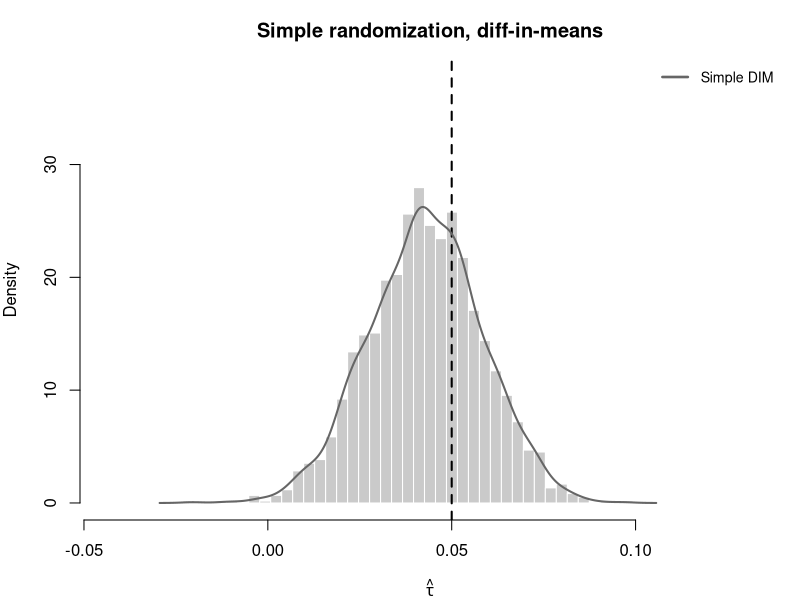
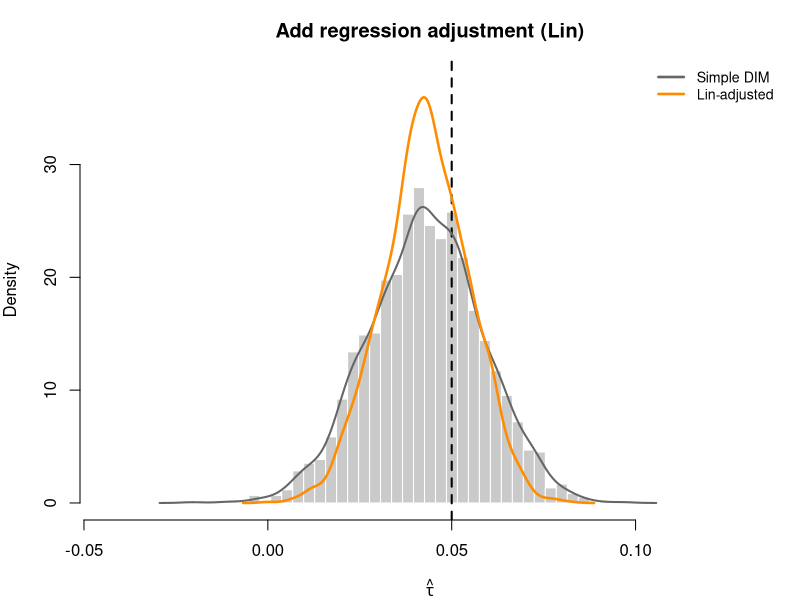
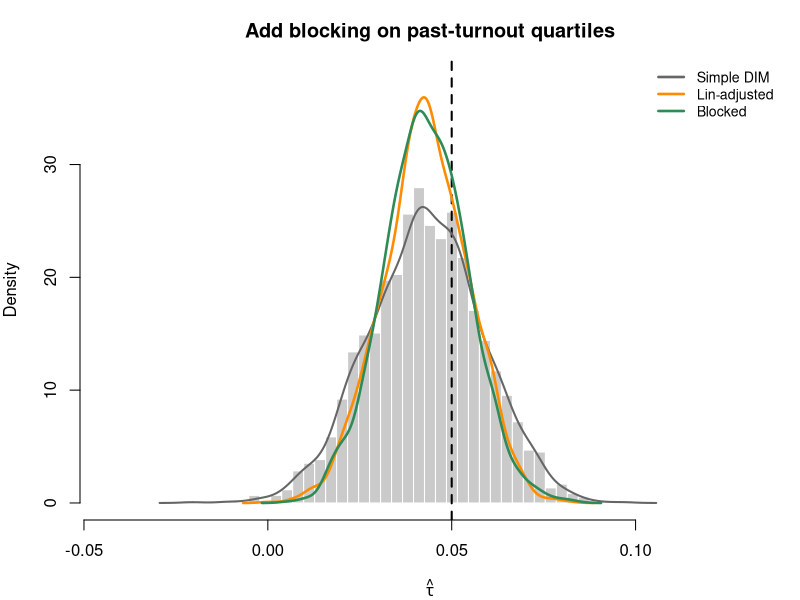
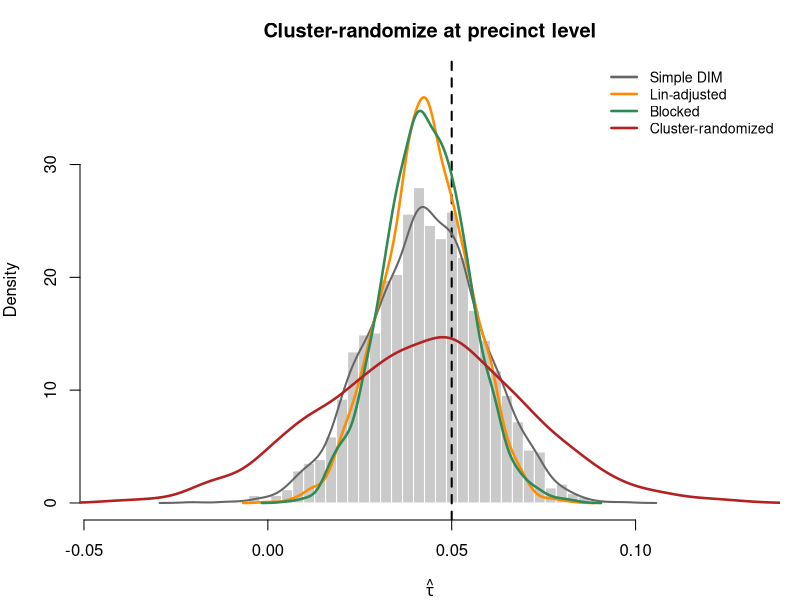

Source code (R) for these figures, in order:
# sim_experiments.R
# Running simulation for PS200C exp_part2 lecture.
#
# GOTV experiment: Y = voted (0/1), individuals nested in households nested
# in precincts. Past turnout dominates Y(0); age modest; partisan strength
# near-null. Constant ATE on the probability scale (~ +5 pp).
#
# Produces:
#   figures/sim_simple.pdf      simple randomization, diff-in-means
#   figures/sim_adjusted.pdf    + lm(Y ~ T + past_turnout + age + partisan)
#   figures/sim_blocked.pdf     blocked on past_turnout quartiles
#   figures/sim_clustered.pdf   precinct-level (cluster-randomized) assignment
#   figures/sim_combined.pdf    all four overlaid
#   figures/balance_table.tex   one realized sample's Table 1
#   figures/balance_adjusted.tex same sample, residualized on T

set.seed(42)
suppressPackageStartupMessages(library(sandwich))

# ---- Setup ----------------------------------------------------------------
out_dir <- path.expand("~/teaching/ps200c-2026/slides/03-experiments/figures")
dir.create(out_dir, showWarnings = FALSE, recursive = TRUE)

# ---- DGP ------------------------------------------------------------------
N_precincts   <- 100
hh_per_prec   <- 10
ppl_per_hh    <- 4
N             <- N_precincts * hh_per_prec * ppl_per_hh   # 4000

sigma_prec    <- 1.20    # precinct random effect on logit scale (boosted)
sigma_hh      <- 0.70    # household random effect (bigger -> within-hh dep.)

beta_pt       <- 3.5     # past turnout (dominant; tuned for visible R^2)
beta_age      <- 0.4     # modest
beta_part     <- 0.1     # near-null
intercept     <- -0.3

tau_prob      <- 0.05    # true ATE on probability scale (mean)
sigma_tau     <- 0.40    # SD of precinct-level heterogeneity in tau
                         # for the het-tx scenario only

R             <- 2000    # replications

# Build a fixed population frame; we re-randomize T and re-draw Y each rep.
prec_id <- rep(1:N_precincts, each = hh_per_prec * ppl_per_hh)
hh_id   <- rep(1:(N_precincts * hh_per_prec), each = ppl_per_hh)

past_turnout <- rnorm(N)
age          <- rnorm(N)
partisan     <- rnorm(N)
u_prec       <- rnorm(N_precincts, sd = sigma_prec)[prec_id]
u_hh         <- rnorm(max(hh_id),  sd = sigma_hh)[hh_id]

linpred0 <- intercept + beta_pt*past_turnout + beta_age*age +
            beta_part*partisan + u_prec + u_hh
p0 <- plogis(linpred0)
p1 <- pmin(pmax(p0 + tau_prob, 0), 1)

draw_Y <- function(T_vec) {
  p <- ifelse(T_vec == 1, p1, p0)
  rbinom(N, 1, p)
}

# Het-tx version: each precinct has its own tau, drawn once and fixed
tau_by_prec <- rnorm(N_precincts, mean = tau_prob, sd = sigma_tau)
p1_het <- pmin(pmax(p0 + tau_by_prec[prec_id], 0), 1)
draw_Y_het <- function(T_vec) {
  p <- ifelse(T_vec == 1, p1_het, p0)
  rbinom(N, 1, p)
}

# Block id: quartiles of past_turnout
block_id <- as.integer(cut(past_turnout,
                           breaks = quantile(past_turnout, 0:4/4),
                           include.lowest = TRUE))

# ---- Estimators -----------------------------------------------------------
hc2_se <- function(fit, coef_name) {
  V <- tryCatch(vcovHC(fit, type = "HC2"), error = function(e) NULL)
  if (is.null(V)) return(NA_real_)
  sqrt(V[coef_name, coef_name])
}

cr_se <- function(fit, coef_name, cluster) {
  V <- tryCatch(vcovCL(fit, cluster = cluster, type = "HC1"),
                error = function(e) NULL)
  if (is.null(V)) return(NA_real_)
  sqrt(V[coef_name, coef_name])
}

# Simple DIM via lm(Y ~ D), with HC2 SE and CR-at-precinct SE
est_dim <- function(Y, T) {
  fit <- lm(Y ~ T)
  c(tau    = unname(coef(fit)["T"]),
    se     = hc2_se(fit, "T"),
    se_cr  = cr_se(fit, "T", prec_id))
}

# Lin (2013): demeaned covariates interacted with T, HC2 SE
est_lin <- function(Y, T) {
  Xc <- cbind(past_turnout, age, partisan)
  Xc <- sweep(Xc, 2, colMeans(Xc), "-")
  colnames(Xc) <- c("pt_c", "age_c", "part_c")
  df <- data.frame(Y = Y, T = T, Xc)
  fit <- lm(Y ~ T + pt_c + age_c + part_c +
                T:pt_c + T:age_c + T:part_c, data = df)
  c(tau = unname(coef(fit)["T"]),
    se  = hc2_se(fit, "T"))
}

est_blocked <- function(Y, T) {
  # block fixed effects via lm; HC2 SE on T
  fit <- lm(Y ~ T + factor(block_id))
  c(tau = unname(coef(fit)["T"]),
    se  = hc2_se(fit, "T"))
}

# Assignment mechanisms
assign_simple <- function() rbinom(N, 1, 0.5)

assign_blocked <- function() {
  T <- integer(N)
  for (b in unique(block_id)) {
    idx <- which(block_id == b)
    T[idx] <- sample(rep(c(0,1), length.out = length(idx)))
  }
  T
}

assign_cluster <- function() {
  # randomize precincts to T/C, all members get the precinct's assignment
  prec_T <- rbinom(N_precincts, 1, 0.5)
  prec_T[prec_id]
}

# ---- Run simulation -------------------------------------------------------
tau_simple    <- numeric(R); se_simple    <- numeric(R); se_simple_cr <- numeric(R)
tau_adjusted  <- numeric(R); se_adjusted  <- numeric(R)
tau_blocked   <- numeric(R); se_blocked   <- numeric(R)
tau_clustered <- numeric(R); se_clustered <- numeric(R); se_clustered_cr <- numeric(R)
tau_het       <- numeric(R); se_het_hc2   <- numeric(R); se_het_cr <- numeric(R)

cat("Running", R, "replications...\n")
for (r in seq_len(R)) {
  T1 <- assign_simple()
  Y1 <- draw_Y(T1)
  e1 <- est_dim(Y1, T1)
  tau_simple[r]    <- e1["tau"]
  se_simple[r]     <- e1["se"]
  se_simple_cr[r]  <- e1["se_cr"]
  e2 <- est_lin(Y1, T1); tau_adjusted[r] <- e2["tau"]; se_adjusted[r] <- e2["se"]

  T2 <- assign_blocked()
  Y2 <- draw_Y(T2)
  e3 <- est_blocked(Y2, T2); tau_blocked[r]  <- e3["tau"]; se_blocked[r]  <- e3["se"]

  T3 <- assign_cluster()
  Y3 <- draw_Y(T3)
  e4 <- est_dim(Y3, T3)
  tau_clustered[r]    <- e4["tau"]
  se_clustered[r]     <- e4["se"]
  se_clustered_cr[r]  <- e4["se_cr"]

  # Het-tx scenario: individual assignment, but tau varies by precinct
  T4 <- assign_simple()
  Y4 <- draw_Y_het(T4)
  fit4 <- lm(Y4 ~ T4)
  tau_het[r]     <- unname(coef(fit4)["T4"])
  se_het_hc2[r]  <- hc2_se(fit4, "T4")
  se_het_cr[r]   <- cr_se(fit4, "T4", prec_id)
}
cat("Done.\n")

summarize <- function(x, se, name) {
  cat(sprintf("%-12s mean=%+.4f  sd(actual)=%.4f  mean(SE_HC2)=%.4f  rmse=%.4f\n",
              name, mean(x), sd(x), mean(se, na.rm=TRUE),
              sqrt(mean((x - tau_prob)^2))))
}
summarize(tau_simple,    se_simple,    "simple")
summarize(tau_adjusted,  se_adjusted,  "adjusted")
summarize(tau_blocked,   se_blocked,   "blocked")
summarize(tau_clustered, se_clustered, "clustered")
cat(sprintf("  + clustered, CR-SE  mean(SE_CR)=%.4f  (clustered at precinct)\n",
            mean(se_clustered_cr)))

# Diagnostic: R^2 of Y(0) on past_turnout (population, no noise from D)
Y0_one <- rbinom(N, 1, p0)
r2_pt <- summary(lm(Y0_one ~ past_turnout))$r.squared
r2_all <- summary(lm(Y0_one ~ past_turnout + age + partisan))$r.squared
cat(sprintf("\nR^2 of Y(0) on past_turnout alone: %.3f\n", r2_pt))
cat(sprintf("R^2 of Y(0) on all 3 covariates : %.3f\n", r2_all))

# Diagnostic: HC2 vs CR-at-precinct under individual assignment
cat(sprintf("\nIndividual assignment, baselines correlated within precincts:\n"))
cat(sprintf("  SD(actual)            = %.4f\n", sd(tau_simple)))
cat(sprintf("  Mean HC2 SE           = %.4f\n", mean(se_simple)))
cat(sprintf("  Mean cluster-robust SE = %.4f  (clustered at precinct)\n",
            mean(se_simple_cr)))

cat(sprintf("\nIndividual assignment, HETEROGENEOUS tau by precinct:\n"))
cat(sprintf("  SD(actual)            = %.4f\n", sd(tau_het)))
cat(sprintf("  Mean HC2 SE           = %.4f\n", mean(se_het_hc2)))
cat(sprintf("  Mean cluster-robust SE = %.4f  (clustered at precinct)\n",
            mean(se_het_cr)))

# Save summary table for use in slides if desired
sink(file.path(out_dir, "sim_summary.txt"))
cat("Estimator       Mean       SD(actual)  Mean(HC2 SE)  RMSE\n")
for (nm in c("simple","adjusted","blocked","clustered")) {
  x  <- get(paste0("tau_", nm))
  se <- get(paste0("se_",  nm))
  cat(sprintf("%-14s %+.4f    %.4f      %.4f        %.4f\n",
              nm, mean(x), sd(x), mean(se, na.rm=TRUE),
              sqrt(mean((x - tau_prob)^2))))
}
sink()

# ---- Plot helpers ---------------------------------------------------------
xlim_all <- range(c(tau_simple, tau_adjusted, tau_blocked, tau_clustered))
brks <- seq(xlim_all[1], xlim_all[2], length.out = 60)

# Common y-axis: tallest density across all four estimators (so successive
# panels are visually comparable).
ylim_max <- max(sapply(list(tau_simple, tau_adjusted, tau_blocked, tau_clustered),
                       function(x) max(density(x)$y))) * 1.05

col_simple_bar <- adjustcolor("grey70",     alpha.f = 0.7)
col_simple     <- "grey40"
col_adjusted   <- "darkorange"
col_blocked    <- "seagreen"
col_clustered  <- "firebrick"

# Each panel: bars for the simple-DIM baseline, then density curves added on
# top for each subsequent estimator. So each new panel only adds one curve.
draw_panel <- function(layers, fname, main) {
  pdf(file.path(out_dir, fname), width = 5.5, height = 3.4)
  par(mar = c(4, 4, 3, 1))
  hist(tau_simple, breaks = brks, col = col_simple_bar, border = "white",
       xlim = xlim_all, ylim = c(0, ylim_max), freq = FALSE,
       main = main, xlab = expression(hat(tau)))
  abline(v = tau_prob, col = "black", lwd = 2, lty = 2)
  # Always draw the simple-DIM density as the baseline reference line
  d0 <- density(tau_simple)
  lines(d0, col = col_simple, lwd = 2)
  legend_lab <- "Simple DIM"
  legend_col <- col_simple
  for (lyr in layers) {
    d <- density(lyr$x)
    lines(d, col = lyr$col, lwd = 2.5)
    legend_lab <- c(legend_lab, lyr$label)
    legend_col <- c(legend_col, lyr$col)
  }
  legend("topright", legend = legend_lab, col = legend_col,
         lwd = 2.5, bty = "n", cex = 0.85)
  dev.off()
}

# Panel 1: simple DIM only (bars + line)
draw_panel(list(),
           "sim_simple.pdf",
           "Simple randomization, diff-in-means")

# Panel 2: + Lin-adjusted
draw_panel(list(list(x = tau_adjusted, col = col_adjusted, label = "Lin-adjusted")),
           "sim_adjusted.pdf",
           "Add regression adjustment (Lin)")

# Panel 3: + blocked
draw_panel(list(list(x = tau_adjusted, col = col_adjusted, label = "Lin-adjusted"),
                list(x = tau_blocked,  col = col_blocked,  label = "Blocked")),
           "sim_blocked.pdf",
           "Add blocking on past-turnout quartiles")

# Panel 4: + cluster-assigned
draw_panel(list(list(x = tau_adjusted,  col = col_adjusted,  label = "Lin-adjusted"),
                list(x = tau_blocked,   col = col_blocked,   label = "Blocked"),
                list(x = tau_clustered, col = col_clustered, label = "Cluster-randomized")),
           "sim_clustered.pdf",
           "Cluster-randomize at precinct level")

# sim_combined is now identical to sim_clustered (the final cumulative plot)
file.copy(file.path(out_dir, "sim_clustered.pdf"),
          file.path(out_dir, "sim_combined.pdf"),
          overwrite = TRUE)

# ---- Balance tables (one realized sample) ---------------------------------
T_one <- assign_simple()
Y_one <- draw_Y(T_one)

bal_raw <- data.frame(
  variable = c("past\\_turnout", "age", "partisan"),
  treated  = c(mean(past_turnout[T_one==1]),
               mean(age[T_one==1]),
               mean(partisan[T_one==1])),
  control  = c(mean(past_turnout[T_one==0]),
               mean(age[T_one==0]),
               mean(partisan[T_one==0]))
)
bal_raw$diff <- bal_raw$treated - bal_raw$control

write_bal_tex <- function(df, fname, caption) {
  fp <- file.path(out_dir, fname)
  con <- file(fp, "w")
  writeLines(c(
    "\\begin{tabular}{lrrr}",
    "\\toprule",
    "Variable & Treated & Control & Difference \\\\",
    "\\midrule",
    sprintf("%s & %+.3f & %+.3f & %+.3f \\\\",
            df$variable, df$treated, df$control, df$diff),
    "\\bottomrule",
    "\\end{tabular}"
  ), con)
  close(con)
}
write_bal_tex(bal_raw, "balance_table.tex", "Balance, raw")

# After residualizing T on covariates, the "effective" T has zero correlation
# with the covariates -- this is what regression adjustment does.
res_T <- residuals(lm(T_one ~ past_turnout + age + partisan))
bal_adj <- data.frame(
  variable = c("past\\_turnout", "age", "partisan"),
  treated  = c(weighted.mean(past_turnout, pmax(res_T, 0)),
               weighted.mean(age,          pmax(res_T, 0)),
               weighted.mean(partisan,     pmax(res_T, 0))),
  control  = c(weighted.mean(past_turnout, pmax(-res_T, 0)),
               weighted.mean(age,          pmax(-res_T, 0)),
               weighted.mean(partisan,     pmax(-res_T, 0)))
)
bal_adj$diff <- bal_adj$treated - bal_adj$control
write_bal_tex(bal_adj, "balance_adjusted.tex", "Balance after adjustment")

cat("\nWrote outputs to:", out_dir, "\n")
